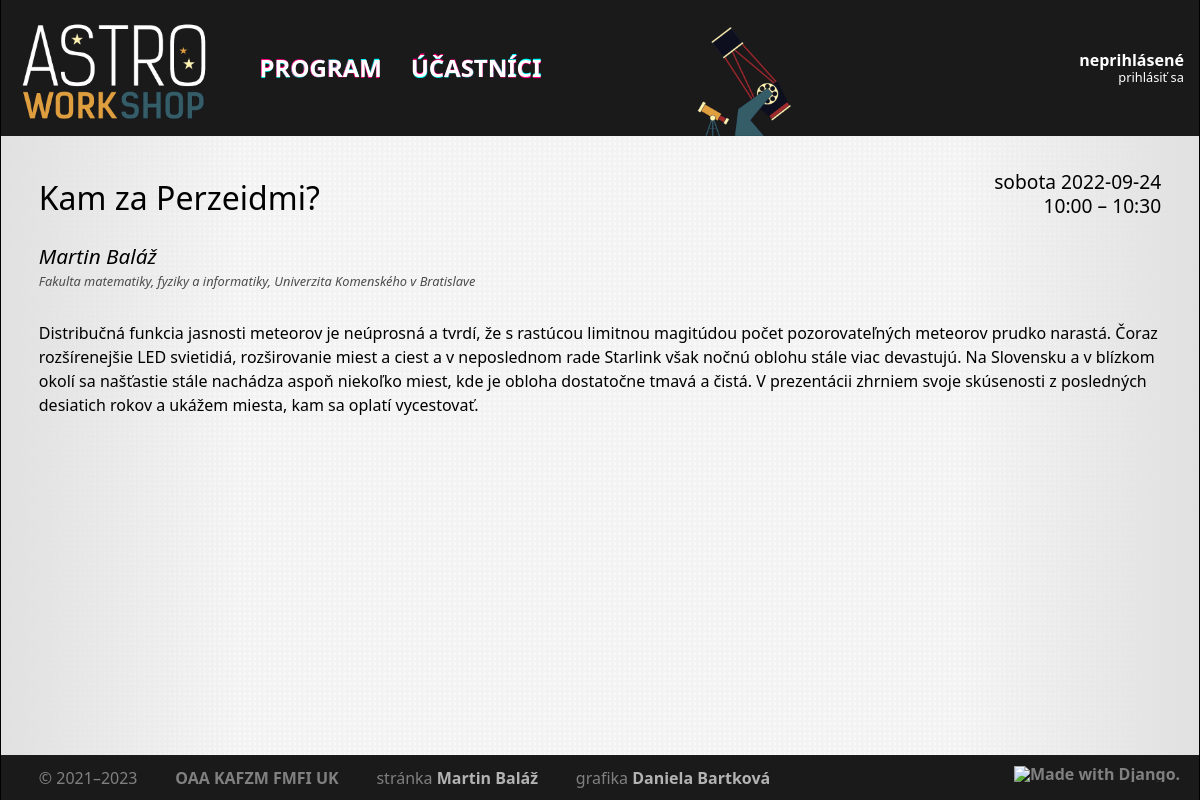
Page /talk/243/ on the earlier database version.
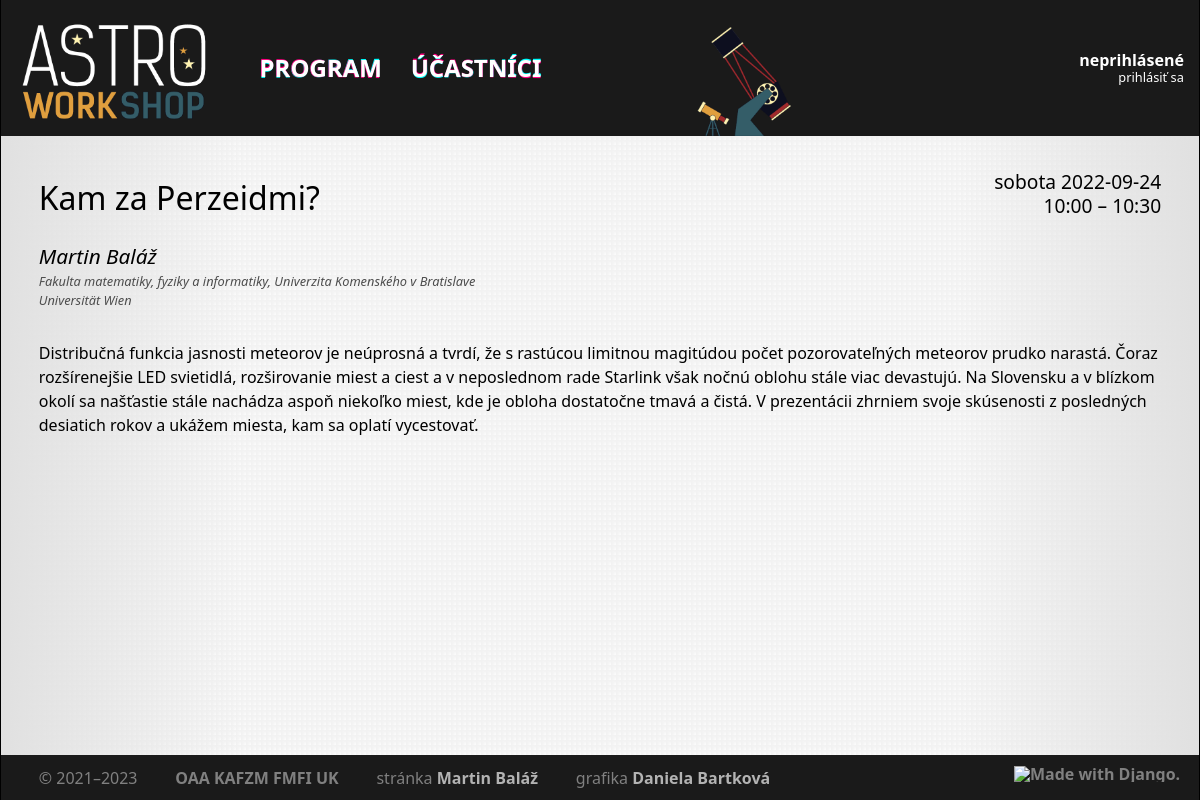
Same page on the later database version.
### core/models/participant.py (models this page shows, shortened)
class Participant(AbstractUser):
    class Meta:
        ordering = ['last_name', 'first_name']
        verbose_name = 'účastník'
        verbose_name_plural = 'účastníci'
    objects = ParticipantManager()
    institutes = models.ManyToManyField(
        'Institute',
        through='Affiliation',
        related_name = 'people',
    )
    events = models.ManyToManyField(
        'Event',
        through='Participation',
        related_name = 'participants',
    )
    about = models.TextField(blank=True)
    def get_full_name(self):
        return f"{self.last_name}, {self.first_name}"
    get_full_name.short_description = 'celé meno'
    def get_natural_name(self):
        return f"{self.first_name} {self.last_name}"

### core/models/institute.py (models this page shows, shortened)
class Institute(models.Model):
    class Meta:
        ordering = ['full_name']
        verbose_name = 'inštitúcia'
        verbose_name_plural = 'inštitúcie'
    short_name = models.CharField(max_length=32, verbose_name='kód')
    full_name = models.CharField(max_length=256, verbose_name='plné meno')

### core/models/slot.py (models this page shows, shortened)
class Slot(models.Model):
    class Meta:
        ordering = ['start', 'duration']
        verbose_name = 'slot'
        verbose_name_plural = 'sloty'
    objects = SlotQuerySet.as_manager()
    CATEGORY_TALK = 'T'
    CATEGORY_WORKSHOP = 'W'
    CATEGORY_MEAL = 'M'
    CATEGORY_OTHER = 'O'
    CATEGORIES = [
        (CATEGORY_TALK, 'Prednáška'),
        (CATEGORY_WORKSHOP, 'Workshop'),
        (CATEGORY_MEAL, 'Jedlo'),
        (CATEGORY_OTHER, 'Ostatné'),
    ]
    title = models.CharField(blank=True, max_length=256, verbose_name='názov')
    abstract = models.TextField(blank=True, max_length=4096, verbose_name='abstrakt')
    start = models.DateTimeField(null=True, blank=True, verbose_name='začiatok')
    duration = models.PositiveIntegerField(null=False, verbose_name='dĺžka (min)')
    note = models.CharField(blank=True, max_length=256, verbose_name='poznámka')
    person = models.ManyToManyField('Participant', related_name='slots', blank=True, verbose_name='účastník')
    event = models.ForeignKey('Event', null=True, blank=True, related_name='slots', on_delete=models.CASCADE, verbose_name='workshop')
    category = models.CharField(max_length=1, choices=CATEGORIES, default=CATEGORY_TALK, verbose_name='kategória')
    online = models.BooleanField(null=False, blank=False, default=False, verbose_name='online')
    presentation = models.FileField(
        null=True,
        blank=True,
        upload_to=presentation_filename,
        verbose_name='prezentácia (PDF)'
    )
    video = models.URLField(max_length=100, null=True, blank=True, verbose_name='URL videa')
    def sorted_authors(self):
        return sorted(
            self.people, key=lambda x: unicodedata.normalize('NFKD', x.last_name)
        )

### core/views/slot.py (the view)
# urls.py: path('talk/<int:id>/', slot.SlotView.as_view(), name='slot'),
class SlotView(django.views.generic.DetailView):
    model = core.models.Slot
    context_object_name = 'slot'
    template_name = 'core/slot.html'
    slug_field = 'id'
    slug_url_kwarg = 'id'
    def get_queryset(self):
        return self.model.objects.with_people()
    def get_context_data(self, **kwargs):
        context = super().get_context_data(**kwargs)
        return context

### core/models/participant.py (called while the page is built)
    def with_current_affiliations(self, date):
        return self.prefetch_related(
            Prefetch(
                'institutes',
                queryset=Institute.objects.filter(
                    (Q(affiliation__start__lte=date) | Q(affiliation__start=None)) & (Q(affiliation__end__gte=date) | Q(affiliation__end=None))
                ).distinct(),
                to_attr='current_affiliations',
            ),
        )

    def with_full_name(self):
        return self.annotate(full_name=Concat('last_name', Value(', '), 'first_name'))

    def get_queryset(self):
        return super().get_queryset().annotate(full_name=Concat('last_name', Value(', '), 'first_name'))

### core/models/slot.py (called while the page is built)
    def with_people(self):
        Participant = apps.get_model('core', 'Participant')
        return self.prefetch_related(
            Prefetch(
                'person',
                queryset=Participant.objects.with_current_affiliations(F('people__slots__start')).with_full_name(),
                to_attr='people'
            )
        ).annotate(
            people_count=Count('person')
        )

### core/templates/core/slot.html (shortened to what this page needs)
{% extends 'core/base.html' %}
{% load tz astro %}
{% block page %}
    <div class="title">
        <h2 class="slot-title">
            {{ slot.title }}
        </h2>
        <div class="time">
            <div class="time-inner">
                <span class="time">
                    {{ slot.start|timezone:"Europe/Bratislava"|date:"l Y-m-d"|replace:"#-#&dash;" }}
                    {{ slot.start|timezone:"Europe/Bratislava"|date:"H:i" }}
                    {% if slot.start and slot.duration > 0 %}
                        &ndash;&nbsp;{{ slot.start|add_minutes:slot.duration|timezone:"Europe/Bratislava"|time:"H:i" }}
                    {% endif %}
                </span>
            </div>
        </div>
    </div>
    <div class="authors">
        {% if slot.people_count > 0 %}
            {% regroup slot.sorted_authors by current_affiliations as affiliated %}
            {% for affs, people in affiliated %}
                <div class="author">
                    <div class="name">
                        {% for person in people %}
                            {{ person.get_natural_name }}{% if not forloop.last %}, {% endif %}
                        {% endfor %}
                    </div>
                    <div class="affiliation">
                        {% for aff in affs %}
                            {{ aff.full_name }}<br />
                        {% endfor %}
                    </div>
                </div>
            {% endfor %}
        {% endif %}
    </div>
    <p class="abstract">
        {% if slot.abstract %}
            {{ slot.abstract|replace:"#\n#<br />" }}
        {% else %}
            {% if slot.category == slot.CATEGORY_TALK %}
                <span class="empty">
                    Táto prednáška nemá abstrakt.
                </span>
            {% endif %}
        {% endif %}
    </p>
{% endblock %}

Differences in the rows shown:
changed Slot "Kam za Perzeidmi?": abstract "…narastá. Čoraz rozšírenejšie LED svietidiá, rozširovanie miest a ciest…" → "…narastá. Čoraz rozšírenejšie LED svietidlá, rozširovanie miest a ciest…"
added Institute: full_name "Universität Wien"
